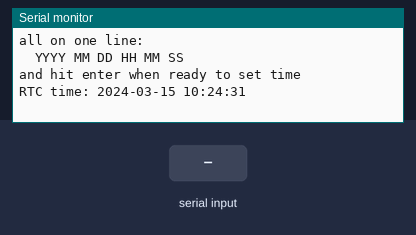
Recording of a sketch running on a simulated Teensy 3. On the bench: the last lines printed to the serial monitor. The inputs (shaded band) are chosen by the test bench. The local clock reads 2024-03-15 10:24:30 at power-on unless the sketch sets it.

Above: at 1.2 s.
1.3 s: "90,45,200,10,150,30\n" received over Serial
At 1.9 s:
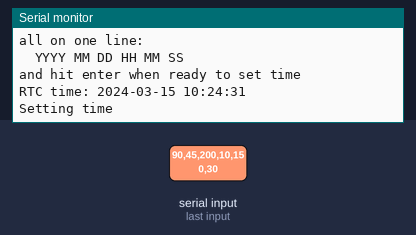
2.8 s: "30,150,10,200,45,90\n" received over Serial
At 3.3 s:
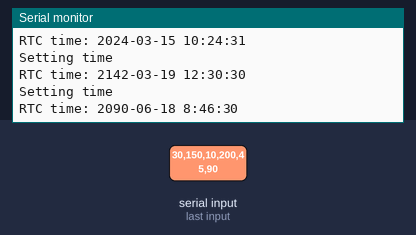
Timing chart, 0 to 5.8 s (numbered marks = the images above; inputs shaded):
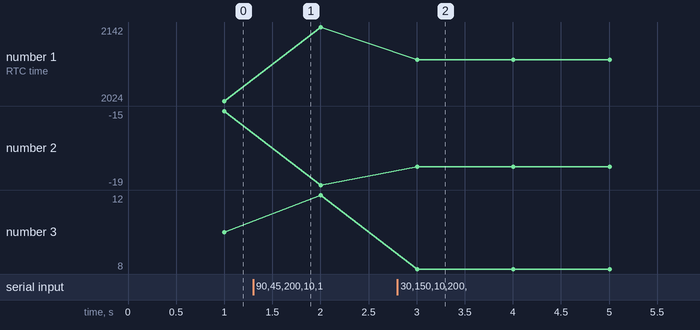

The sketch:

settime_Serial_Teensy3.ino
```cpp
/*	settime_Serial_Teensy3.ino
	Luke Miller 2020

  A program to let the user type in a date and time in the
  Serial monitor that will then be programmed into the onboard
  Real Time Clock on a Teensy 3.0+ board (tested on 3.5). This
  will allow you to set a date and time of your choosing rather
  than relying on the local computer time. This may be useful
  particularly if you want to set your Teensy real time clock to
  be in a different time zone (such as Greenwich Mean Time) rather
  than you local time zone.

	To use this program, upload it to your board, then open the
	serial monitor. Make sure the serial monitor
	is set to send a 'newline' when you hit return (see the
	menu in the lower right of the Arduino serial monitor window)

	You will be prompted to enter a date and time in the format:
			YYYY MM DD HH MM SS
	using 24hr time format.
	For example, July 8, 2015 at 3:12:30 PM (afternoon) would
	be entered as:
	2015 7 8 15 12 30

	Type that in to the serial monitor window, then wait to hit
	Enter until you reach exactly that time. The new time will be
	uploaded immediately, and the result will be printed to the
	serial monitor. If you miss your time, you can enter a
	new date and time in the same format and try again without
	needing to reboot.

*/

#include <TimeLib.h>  // Download from https://github.com/PaulStoffregen/Time

TimeElements tm; // Create a TimeElements object

time_t myTime;
unsigned long millisVal;

void setup() {
	Serial.begin(115200); // Speed doesn't matter for Teensy3 devices
	while (!Serial); // Wait for serial port to connect
	Serial.println(F("Hello"));

  // set the Time library to use Teensy 3.0's RTC to keep time
  setSyncProvider(getTeensy3Time);


	Serial.println(F("Enter a new date and time in the following format"));
	Serial.println(F("all on one line: "));
	Serial.println(F("\tYYYY MM DD HH MM SS"));
	Serial.println(F("and hit enter when ready to set time"));

	millisVal = millis();

}

void loop() {
	if ( (millis() - millisVal) >  1000){
		millisVal = millis(); // Update millisVal

		myTime = Teensy3Clock.get(); // Read current time from the Teensy rtc
		Serial.print(F("RTC time: "));
    digitalClockDisplay(now());
	}
	// When the user has entered a date and time value in the serial
	// monitor and hit enter, the following section will execute.
	while (Serial.available() > 0) {
		// Expect the year first
		tm.Year = Serial.parseInt() - 1970; // Year is defined as an offset from 1970
		// Expect month next
		tm.Month = Serial.parseInt();
		// Expect day next
		tm.Day = Serial.parseInt();
		// Expect hour next
		tm.Hour = Serial.parseInt();
		// Expect minute next
		tm.Minute = Serial.parseInt();
		// Expect second next
		tm.Second = Serial.parseInt();

		// When the enter symbol '\n' comes along, convert the
		// values to a DateTime object and set the clock
		if (Serial.read() == '\n'){

			myTime = makeTime(tm); // Update myTime with the new date+time from Serial
      Serial.println(F("Setting time"));
      setTime(myTime); // Set the time value in the current program
      Teensy3Clock.set(now()); // Set the time value on the Teensy RTC hardware


		}
	}
}


void digitalClockDisplay(time_t theTime) {
  // digital clock display of the time
  Serial.print(year(theTime));
  Serial.print(F("-"));
  printDigits(month(theTime));
//  Serial.print(month(theTime));
  Serial.print(F("-"));
  printDigits(day(theTime));
//  Serial.print(day(theTime));
  Serial.print(" ");
  Serial.print(hour(theTime)); Serial.print(":");
  printDigits(minute(theTime)); Serial.print(":");
  printDigits(second(theTime));
  Serial.println();
}


void printDigits(int digits){
  // utility function for digital clock display: prints leading 0
  if(digits < 10) {
    Serial.print('0');
  }
  Serial.print(digits);
}

time_t getTeensy3Time()
{
  return Teensy3Clock.get();
}
```

Measured:
- after the input at 1.3 s, the serial monitor: prints a new line at once (image 1)
- after the input at 2.8 s, the serial monitor: prints a new line after 0.20 s (image 2)
- plotted number 1: 2024 → 2142 after the input at 1.3 s, 2142 → 2090 after the input at 2.8 s
- plotted number 2: -15 → -19 after the input at 1.3 s, -19 → -18 after the input at 2.8 s
- plotted number 3: 10 → 12 after the input at 1.3 s, 12 → 8 after the input at 2.8 s
